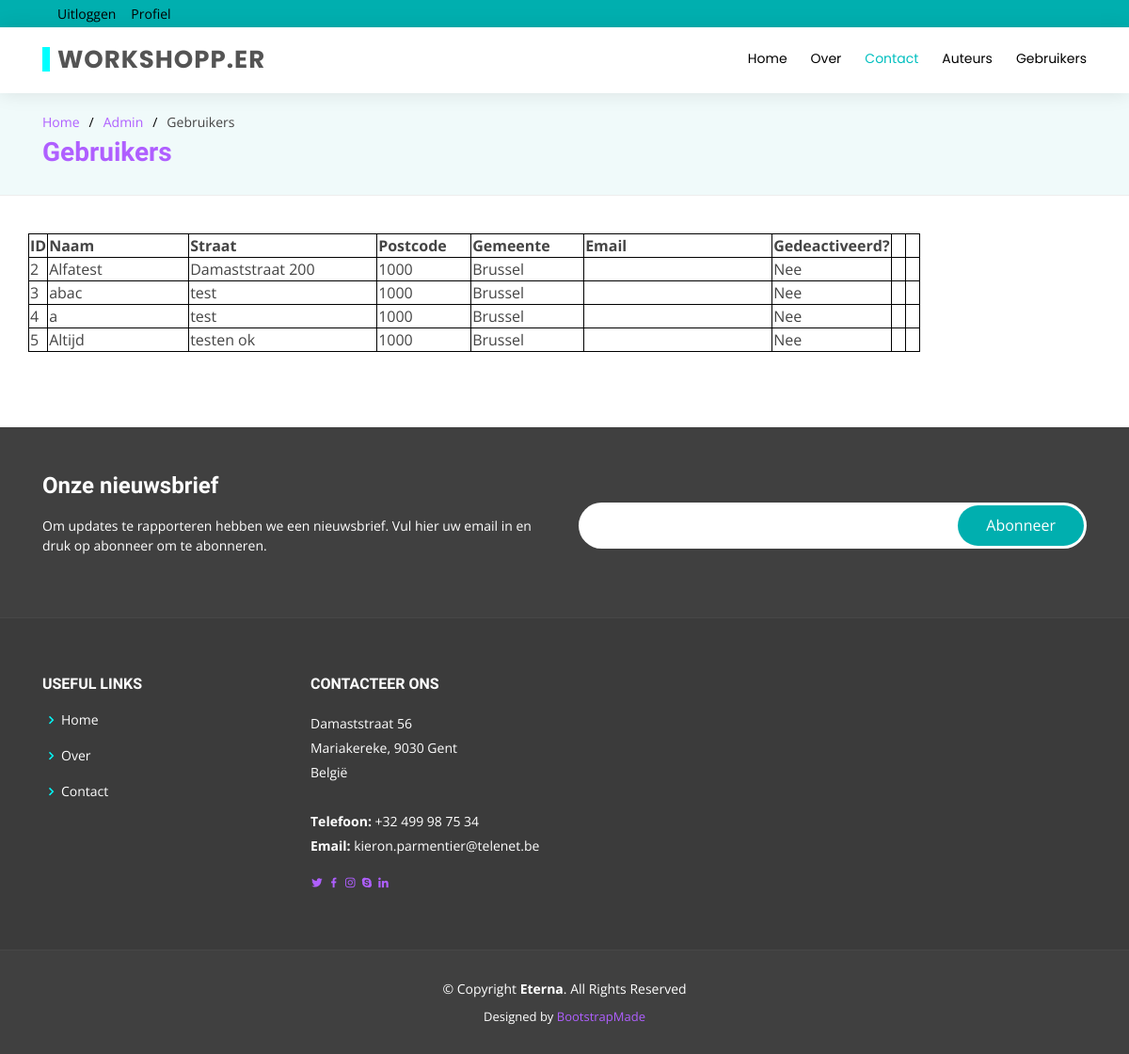
The page /adminUsers.php (signed in) on the database as committed earlier.
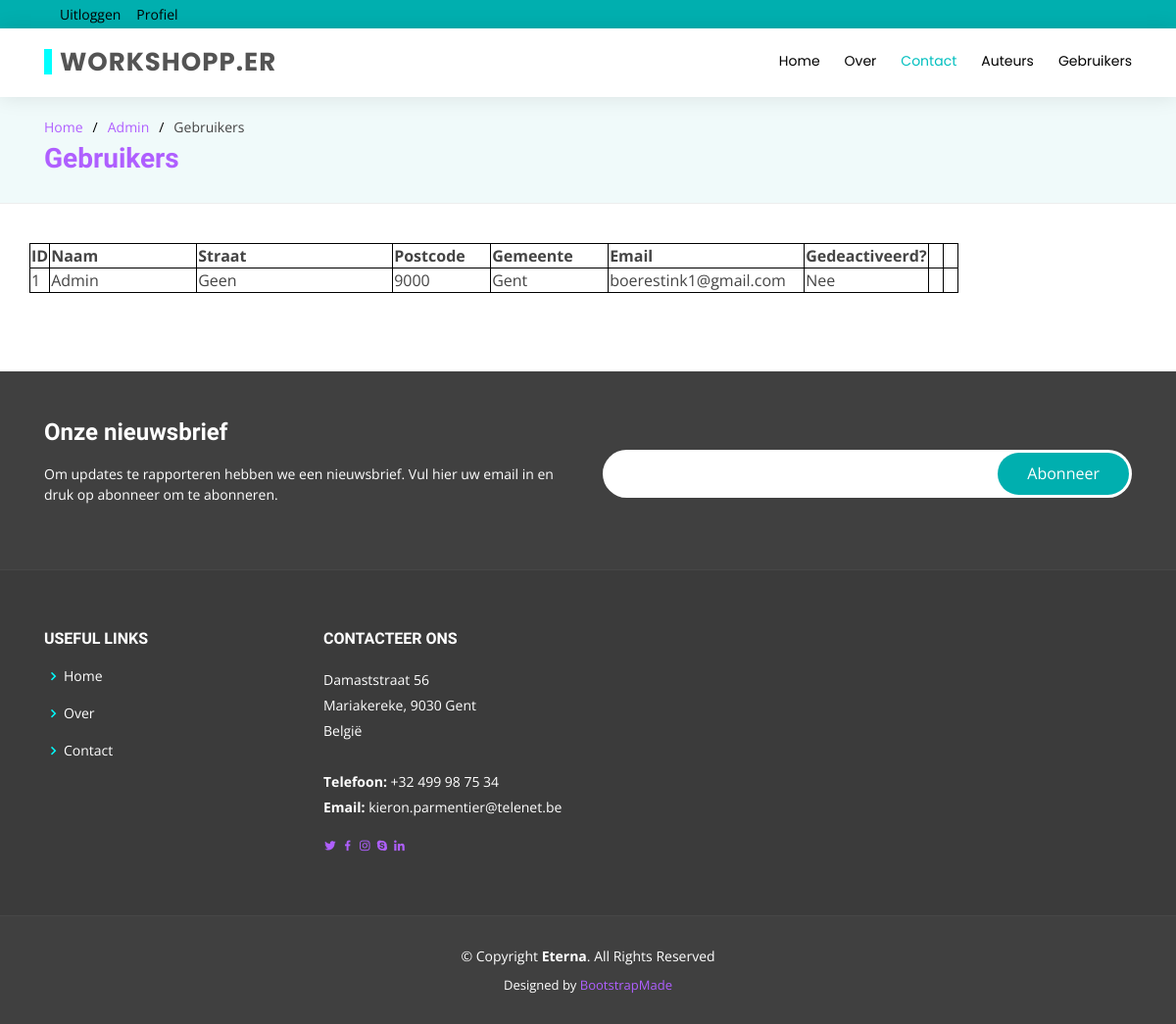
The same page on the database as committed later.
### tables this page shows
CREATE TABLE `tbluser` (
  `userID` int(11) NOT NULL,
  `userNm` tinytext NOT NULL,
  `userStraat` text NOT NULL,
  `userPostcode` int(11) NOT NULL,
  `userFoto` text NOT NULL,
  `userEmail` tinytext NOT NULL,
  `userPasw` tinytext NOT NULL,
  `isAdmin` tinyint(1) NOT NULL DEFAULT '0',
  `deactivated` tinyint(1) NOT NULL DEFAULT '0'
);

CREATE TABLE `tblgemeente` (
  `PostcodeId` int(11) NOT NULL,
  `PCode` varchar(8) NOT NULL,
  `Gemeente` varchar(255) NOT NULL,
  `UCGemeente` varchar(255) NOT NULL
);

### adminUsers.php (the view, shortened to what this page needs)
<html lang="en">
<head>
  <link href="assets/vendor/bootstrap/css/bootstrap.min.css" rel="stylesheet">
  <link href="assets/vendor/icofont/icofont.min.css" rel="stylesheet">
  <link href="assets/vendor/boxicons/css/boxicons.min.css" rel="stylesheet">
  <link href="assets/vendor/animate.css/animate.min.css" rel="stylesheet">
  <link href="assets/vendor/owl.carousel/assets/owl.carousel.min.css" rel="stylesheet">
  <link href="assets/vendor/venobox/venobox.css" rel="stylesheet">
  <link href="assets/css/style.css" rel="stylesheet">
</head>
<body>
  <section id="topbar" class="d-none d-lg-block">
    <div class="container d-flex">
      <div class="social-links">
          <?php
          if(isset($_SESSION["login"])){
              if(!($_SESSION["login"])){
                  echo"<a href=\"inloggen.php\">Inloggen</a>";
                  echo"<a href=\"registreer.php\">Registreren</a>";
              }
              else{
                  echo"<a href=\"".$_SERVER["PHP_SELF"]."?end=true\">Uitloggen</a>";
                  if($_SESSION["loginType"] == "user"){
                      echo"<a href=\"wijzigenUser.php\">Profiel</a>";
                  }
                  else{
                      echo"<a href=\"wijzigenAut.php\">Profiel</a>";
                  }
              }
          }
          else{
              echo"<a href=\"inloggen.php\">Inloggen</a>";
              echo"<a href=\"registreer.php\">Registreren</a>";
          }
          ?>
      </div>
    </div>
  </section>
 <header id="header">
    <div class="container d-flex">
      <div class="logo mr-auto">
        <h1 class="text-light"><a href="index.php"><span>Workshopp.er</span></a></h1>
      </div>
      <nav class="nav-menu d-none d-lg-block">
        <ul>
          <li><a href="index.php">Home</a></li>
            <li><a href="about.php">Over</a></li>
          <li class="active"><a href="contact.php">Contact</a></li>
              <li><a href="portfolioAut.php">Auteurs</a></li>
            <li><a href="portfolioUser.php">Gebruikers</a></li>
        </ul>
      </nav>
    </div>
  </header>
  <main id="main">
    <section id="breadcrumbs" class="breadcrumbs">
      <div class="container">
        <ol>
          <li><a href="index.php">Home</a></li>
          <li><a href="admin.php">Admin</a></li>
          <li>Gebruikers</li>
        </ol>
        <h2>Gebruikers</h2>
      </div>
    </section>
    <section id="content" class="content">
          <div class="container">
            <div class="row">
                <table id="tblusers" class="admin">
                    <tr>
                        <th width = 20px>ID</th>
                        <th width = 150px>Naam</th>
                        <th width = 200px>Straat</th>
                        <th width = 100px>Postcode</th>
                        <th width = 120px>Gemeente</th>
                        <th width = 200px>Email</th>
                        <th width = 20px>Gedeactiveerd?</th>
                        <th></th>
                        <th></th>
                    </tr>
                    <?php
$mysqli = new mysqli("localhost","root","","gip");
if(mysqli_connect_errno()){
    trigger_error("Fout bij verbinding: ".$mysqli->error);
}
else{
    $sql = "SELECT u.userID, u.userNm, u.userStraat, g.PCode, g.Gemeente, u.userEmail, u.deactivated
    FROM tbluser u, tblgemeente g
    WHERE g.PostcodeId = u.userPostcode";
    if($stmt = $mysqli->prepare($sql)){
        if(!$stmt->execute()){
            echo"Het uitvoeren van qry getUsers is mislukt: ".$stmt->error."in query";
        }
        else{
            $stmt->bind_result($uID, $uNm, $uStraat, $uPC, $uGem, $uEmail, $uDeact);
            while($stmt->fetch()){
                echo"
                <tr>
                    <td>".$uID."</td>
                    <td>".$uNm."</td>
                    <td>".$uStraat."</td>
                    <td>".$uPC."</td>
                    <td>".$uGem."</td>
                    <td>".$uEmail."</td>";
                    switch($uDeact){
                        case 0:
                            echo"<td>Nee</td>";
                            break;
                    }
                echo"
                    <td><a href=\"adminUsers.php?item=".$uID."&option=edit\"><i class=\"icofont-pencil-alt-5\"></i></a>
                    <td><a href=\"adminUsers.php?item=".$uID."&option=deact\"><i class=\"icofont-not-allowed\"></i></a>
                </tr>";
            }
        }
    }
}
                    ?>
                </table>
            </div>
          </div>
    </section>
    </main>
  <footer id="footer">
    <div class="footer-newsletter">
      <div class="container">
        <div class="row">
          <div class="col-lg-6">
            <h4>Onze nieuwsbrief</h4>
            <p>Om updates te rapporteren hebben we een nieuwsbrief. Vul hier uw email in en druk op abonneer om te abonneren.</p>
          </div>
          <div class="col-lg-6">
            <form action="" method="post">
              <input type="email" name="email"><input type="submit" value="Abonneer">
            </form>
          </div>
        </div>
      </div>
    </div>
    <div class="footer-top">
      <div class="container">
        <div class="row">
          <div class="col-lg-3 col-md-6 footer-links">
            <h4>Useful Links</h4>
            <ul>
              <li><i class="bx bx-chevron-right"></i> <a href="index.php">Home</a></li>
              <li><i class="bx bx-chevron-right"></i> <a href="about.php">Over</a></li>
                <li><i class="bx bx-chevron-right"></i> <a href="contact.php">Contact</a></li>
            </ul>
          </div>
            <div class="col-lg-3 col-md-6 footer-contact">
            <h4>Contacteer ons</h4>
            <p>
              Damaststraat 56<br>
              Mariakereke, 9030 Gent<br>
              Belgi&euml;<br><br>
              <strong>Telefoon:</strong> +32 499 98 75 34<br>
              <strong>Email:</strong> kieron.parmentier@telenet.be<br>
            </p>
                <a href="#" class="twitter"><i class="bx bxl-twitter"></i></a>
                <a href="#" class="facebook"><i class="bx bxl-facebook"></i></a>
                <a href="#" class="instagram"><i class="bx bxl-instagram"></i></a>
                <a href="#" class="google-plus"><i class="bx bxl-skype"></i></a>
                <a href="#" class="linkedin"><i class="bx bxl-linkedin"></i></a>
        </div>
      </div>
    </div>
      </div>
    <div class="container">
      <div class="copyright">
        &copy; Copyright <strong><span>Eterna</span></strong>. All Rights Reserved
      </div>
      <div class="credits">
        Designed by <a href="https://bootstrapmade.com/">BootstrapMade</a>
      </div>
    </div>
  </footer>
</body>
</html>

### assets/css/style.css (style rules this page uses)
table { border: #000 solid 1px; }
body { font-family: "Open Sans", sans-serif; color: #444444; }
a { color: #AF5FFF; }
h1, h2, h3, h4, h5, h6 { font-family: "Raleway", sans-serif; }
#topbar { background: #00AFAF; padding: 10px 0; font-size: 14px; }
#topbar .social-links a { color: #000; padding: 4px 0 4px 16px; display: inline-block; line-height: 1px; transition: 0.3s; }
#topbar .social-links a:first-child { border-left: 0; }
#header { height: 70px; transition: all 0.5s; z-index: 997; transition: all 0.5s; padding: 10px 0; background: #fff; box-shadow: 0px 0px 20px 0px rgba(0, 0, 0, 0.1); position: relative; }
#header .logo h1 { font-size: 26px; padding: 0 0 0 8px; margin: 11px 0; line-height: 1; font-weight: 700; letter-spacing: 1px; text-transform: uppercase; font-family: "Poppins", sans-serif; border-left: 8px solid #00FFFF; }
#header .logo h1 a, #header .logo h1 a:hover { color: #545454; text-decoration: none; }
.nav-menu, .nav-menu * { margin: 0; padding: 0; list-style: none; }
.nav-menu > ul > li { position: relative; white-space: nowrap; float: left; }
.nav-menu a { display: block; position: relative; color: #000; padding: 13px 0 15px 25px; transition: 0.3s; font-size: 14px; font-family: "Poppins", sans-serif; }
.nav-menu a:hover, .nav-menu .active > a, .nav-menu li:hover > a { color: #00BFBF; text-decoration: none; }
.mobile-nav { position: fixed; top: 55px; right: 15px; bottom: 15px; left: 15px; z-index: 9999; overflow-y: auto; background: #fff; transition: ease-in-out 0.2s; opacity: 0; visibility: hidden; border-radius: 10px; padding: 10px 0; }
.mobile-nav * { margin: 0; padding: 0; list-style: none; }
.mobile-nav a { display: block; position: relative; color: #000000; padding: 10px 20px; font-weight: 500; outline: none; }
.mobile-nav a:hover, .mobile-nav .active > a, .mobile-nav li:hover > a { color: #AF5FFF; text-decoration: none; }
section { padding: 0 0 80px 0; }
.breadcrumbs { padding: 20px 0 20px 0; background: #00AFAF0F; border-bottom: 1px solid #ededed; margin-bottom: 40px; }
.breadcrumbs h2 { font-size: 28px; font-weight: 700; color: #AF5FFF; }
.breadcrumbs ol { display: flex; flex-wrap: wrap; list-style: none; padding: 0 0 5px 0; margin: 0; font-size: 14px; }
.breadcrumbs ol li + li { padding-left: 10px; }
.breadcrumbs ol li + li::before { display: inline-block; padding-right: 10px; color: #000; content: "/"; }
#footer { background: #404040; padding: 0 0 30px 0; color: #fff; font-size: 14px; }
#footer .footer-newsletter { padding: 50px 0; background: #404040; }
#footer .footer-newsletter h4 { font-size: 24px; margin: 0 0 20px 0; padding: 0; line-height: 1; font-weight: 600; }
#footer .footer-newsletter form { margin-top: 30px; background: #fff; padding: 6px 10px; position: relative; border-radius: 50px; }
#footer .footer-newsletter form input[type="email"] { border: 0; padding: 8px; width: calc(100% - 140px); }
#footer .footer-newsletter form input[type="submit"] { position: absolute; top: 0; right: 0; bottom: 0; border: 0; background: none; font-size: 16px; padding: 0 30px; margin: 3px; background: #00AFAF; color: #fff; transition: 0.3s; border-radius: 50px; }
#footer .footer-top { background: #3b3b3b; border-top: 1px solid #474747; border-bottom: 1px solid #474747; padding: 60px 0 30px 0; }
#footer .footer-top h4 { font-size: 16px; font-weight: bold; color: #fff; text-transform: uppercase; position: relative; padding-bottom: 12px; }
#footer .footer-top .footer-links { margin-bottom: 30px; }
#footer .footer-top .footer-links ul { list-style: none; padding: 0; margin: 0; }
#footer .footer-top .footer-links ul i { padding-right: 2px; color: #00FFFF; font-size: 18px; line-height: 1; }
#footer .footer-top .footer-links ul li { padding: 10px 0; display: flex; align-items: center; }
#footer .footer-top .footer-links ul li:first-child { padding-top: 0; }
#footer .footer-top .footer-links ul a { color: #fff; transition: 0.3s; display: inline-block; line-height: 1; }
#footer .footer-top .footer-contact { margin-bottom: 30px; }
#footer .footer-top .footer-contact p { line-height: 26px; }
#footer .copyright { text-align: center; padding-top: 30px; }
#footer .credits { padding-top: 10px; text-align: center; font-size: 13px; color: #fff; }
table, th, td { border: #000 solid 1px; }

### adminUsers.php (style rules this page uses)
table { border: #000 solid 1px; }

Rows that differ between the two databases and show on the page:
removed tbluser: userID "2", userNm "Alfatest", userStraat "Damaststraat 200", tblgemeente.PCode "1000", tblgemeente.Gemeente "Brussel", deactivated "Nee"
removed tbluser: userID "3", userNm "abac", userStraat "test", tblgemeente.PCode "1000", tblgemeente.Gemeente "Brussel", deactivated "Nee"
removed tbluser: userID "4", userNm "a", userStraat "test", tblgemeente.PCode "1000", tblgemeente.Gemeente "Brussel", deactivated "Nee"
removed tbluser: userID "5", userNm "Altijd", userStraat "testen ok", tblgemeente.PCode "1000", tblgemeente.Gemeente "Brussel", deactivated "Nee"
added tbluser: userID "1", userNm "Admin", userStraat "Geen", tblgemeente.PCode "9000", tblgemeente.Gemeente "Gent", userEmail "boerestink1@gmail.com", deactivated "Nee"
